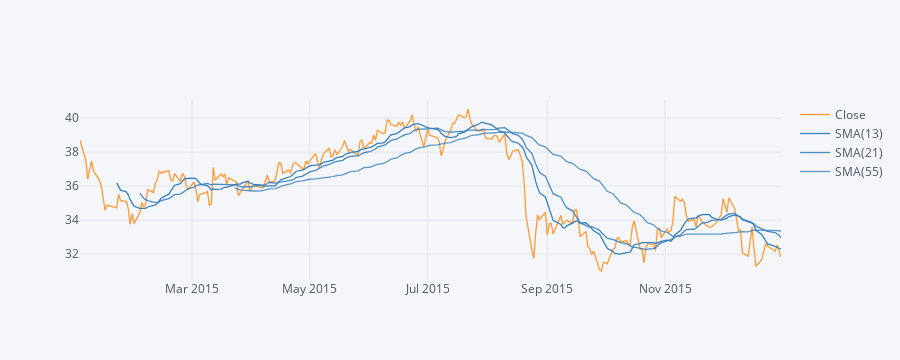

Here is the notebook cell this chart was saved with:
### Markdown cell above
** Use .ta_plot(study='sma') to create a Simple Moving Averages plot of Morgan Stanley for the year 2015.**

### Code cell
MS['Close'].loc['2015-01-01':'2016-01-01'].ta_plot(study='sma',periods=[13,21,55],title='Simple Moving Averages')

### Figure 1 — Plotly figure (JSON) as saved in the notebook; plotly's stock layout.template omitted (floating-point values rounded to 4 significant figures; data arrays with more than 128 entries replaced by an {"elided": "..."} marker saying what was removed)
{"data": [{"line": {"color": "rgba(255, 153, 51, 1.0)", "dash": "solid", "shape": "linear", "width": 1.3}, "mode": "lines", "name": "Close", "text": "", "type": "scatter", "x": {"elided": "252 str values"}, "y": {"elided": "252 float values"}}, {"line": {"color": "rgba(55, 128, 191, 1.0)", "dash": "solid", "shape": "linear", "width": 1.3}, "mode": "lines", "name": "SMA(13)", "text": "", "type": "scatter", "x": {"elided": "252 str values"}, "y": {"elided": "252 mixed values"}}, {"line": {"color": "rgba(55, 128, 191, 0.8999999999999999)", "dash": "solid", "shape": "linear", "width": 1.3}, "mode": "lines", "name": "SMA(21)", "text": "", "type": "scatter", "x": {"elided": "252 str values"}, "y": {"elided": "252 mixed values"}}, {"line": {"color": "rgba(55, 128, 191, 0.7999999999999998)", "dash": "solid", "shape": "linear", "width": 1.3}, "mode": "lines", "name": "SMA(55)", "text": "", "type": "scatter", "x": {"elided": "252 str values"}, "y": {"elided": "252 mixed values"}}], "layout": {"height": 360, "legend": {"bgcolor": "#F5F6F9", "font": {"color": "#4D5663"}}, "paper_bgcolor": "#F5F6F9", "plot_bgcolor": "#F5F6F9", "title": {"font": {"color": "#4D5663"}}, "xaxis": {"autorange": true, "gridcolor": "#E1E5ED", "range": ["2015-01-02", "2015-12-31"], "showgrid": true, "tickfont": {"color": "#4D5663"}, "title": {"font": {"color": "#4D5663"}, "text": ""}, "type": "date", "zerolinecolor": "#E1E5ED"}, "yaxis": {"autorange": true, "gridcolor": "#E1E5ED", "range": [30.48, 41.07], "showgrid": true, "tickfont": {"color": "#4D5663"}, "title": {"font": {"color": "#4D5663"}, "text": ""}, "type": "linear", "zerolinecolor": "#E1E5ED"}}}
